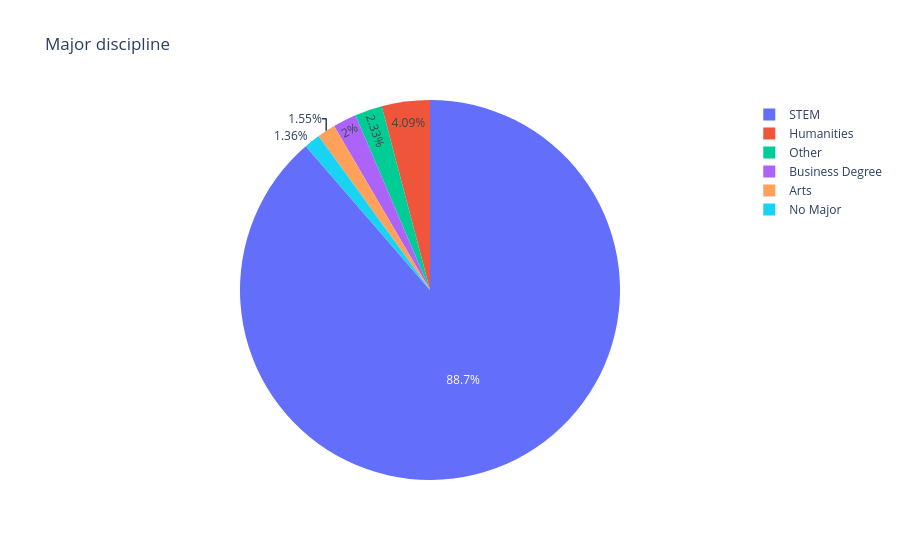

Here is the notebook cell this chart was saved with:
### Code cell
# Now the next task is to have a look at the major discipline of education of all the employees
plot_gender = train['major_discipline'].value_counts().reset_index()
plot_gender.columns = ['major_discipline','count']

px.pie(plot_gender,values='count',names='major_discipline',template='plotly',title='Major discipline')

### Figure 1 — Plotly figure (JSON) as saved in the notebook; plotly's stock layout.template omitted (floating-point values rounded to 4 significant figures)
{"data": [{"domain": {"x": [0, 1], "y": [0, 1]}, "hovertemplate": "major_discipline=%{label}<br>count=%{value}<extra></extra>", "labels": ["STEM", "Humanities", "Other", "Business Degree", "Arts", "No Major"], "legendgroup": "", "name": "", "showlegend": true, "type": "pie", "values": [14492, 669, 381, 327, 253, 223]}], "layout": {"legend": {"tracegroupgap": 0}, "title": {"text": "Major discipline"}}}
